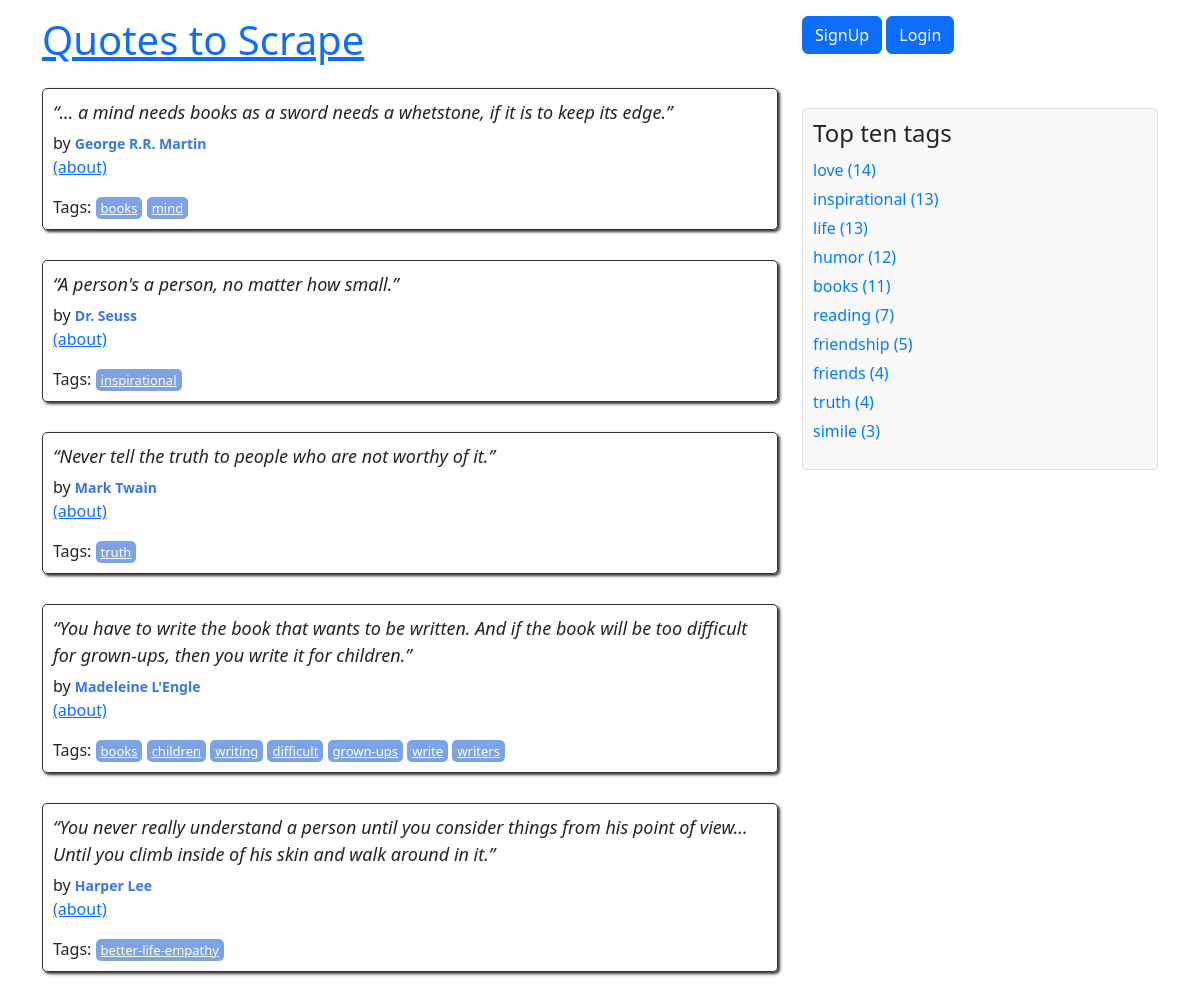
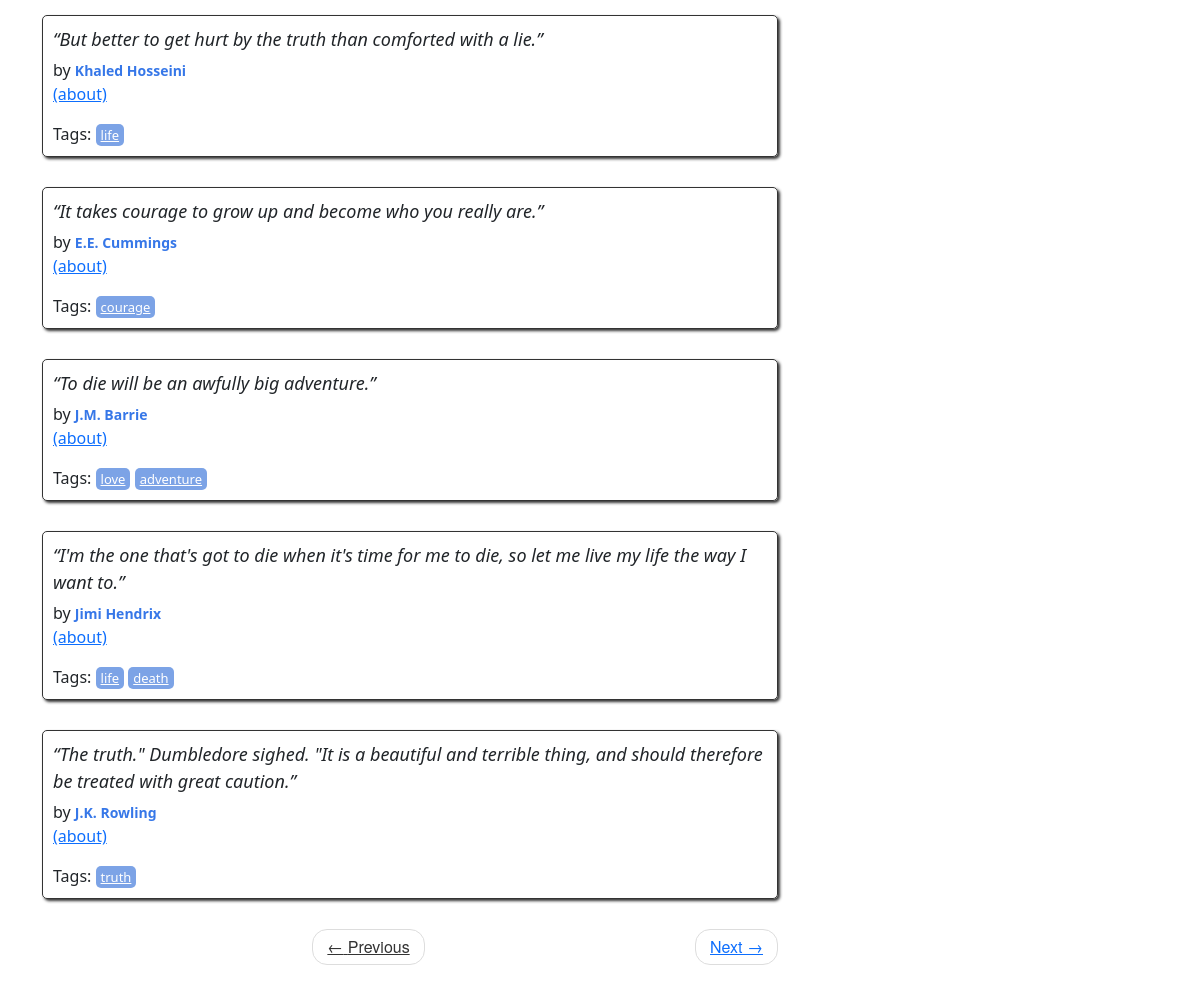
The page / on the database its author committed (2 pictures, top to bottom).
### quotes/models.py (models this page shows, shortened)
class Quote(models.Model):
    quote = models.TextField()
    tags = models.ManyToManyField(Tag)
    author = models.ForeignKey(Author, on_delete=models.CASCADE, default=None, null=True)
    create_at = models.DateTimeField(auto_now_add=True)

class Author(models.Model):
    fullname = models.CharField(max_length=50)
    born_date = models.CharField(max_length=50)
    born_location = models.CharField(max_length=150)
    description = models.TextField()
    create_at = models.DateTimeField(auto_now_add=True)

class Tag(models.Model):
    name = models.CharField(max_length=150, null=False, unique=True)

### quotes/views.py (the view)
# urls.py: path('', views.main, name='home'),
def main(request, page=1):
    quotes = Quote.objects.all().order_by('-create_at')
    per_page = 10
    paginator = Paginator(quotes, per_page)
    quotes_on_page = paginator.page(page)
    top_tags = Tag.objects.annotate(num_quotes=Count('quote')).order_by('-num_quotes')[:10]
    return render(request, 'quotes/index.html', context={'quotes': quotes_on_page, 'top_tags': top_tags})

### quotes/templates/quotes/index.html
{% extends 'quotes/base.html' %}
{% load extract %}
{% block body %}
<div class="row">
    <div class="col-md-8">
        {% for quote in quotes %}
        <div class="quote" itemscope="" itemtype="http://schema.org/CreativeWork">
        <span class="text" itemprop="text">
            {{quote.quote}}
        </span>
            <span>by <small class="author" itemprop="author">{{quote.author.fullname}}</small></span>
                {% if quote.author and quote.author.id %}
                <p><a href="{% url 'quotes:author_detail' author_id=quote.author.id %}">(about)</a></p>
                {% else %}
                <p><strong>Author</strong>: Unknown</p>
                {% endif %}
            <div class="tags">
                Tags:
                {% for tag in quote.tags.all %}
                {% if tag %}
                <a class="tag" href="{% url 'quotes:quotes_by_tag' tag.name %}">{{ tag.name }}</a>
                {% endif %}
                {% endfor %}
            </div>
        </div>
        {% endfor %}
        <nav>
            <ul class="pager">
                <li class="previous">
                    <a class="{% if not quotes.has_previous %} disabled {% endif %}"
                       href="{% if quotes.has_previous %} {% url 'quotes:root_paginate' quotes.previous_page_number %} {% else %} # {% endif %}">
                        <span aria-hidden="true">←</span> Previous
                    </a>
                </li>
                <li class="next">
                    <a class="{% if not quotes.has_next %} disabled {% endif %}"
                       href="{% if quotes.has_next %} {% url 'quotes:root_paginate' quotes.next_page_number %} {% else %} # {% endif %}">
                        Next <span aria-hidden="true">→</span></a>
                </li>
            </ul>
        </nav>
    </div>
    <div class="col-md-4">
        <div class="top-tags">
            <h3>Top ten tags</h3>
            <ul>
                {% for tag in top_tags %}
                <li>
                    <a href="{% url 'quotes:quotes_by_tag' tag.name %}">
                        {{ tag.name }} ({{ tag.num_quotes }})
                    </a>
                </li>
                {% endfor %}
            </ul>
        </div>
    </div>
</div>
{% endblock %}

### quotes/templates/quotes/base.html (shortened to what this page needs)
<!DOCTYPE html>
<html lang="en">
<head>
    <link href="https://cdn.jsdelivr.net/npm/bootstrap@5.3.3/dist/css/bootstrap.min.css" rel="stylesheet"
>
    {% load static %}
    <link rel="stylesheet" href="{% static 'quotes/style.css' %}">
</head>
<body>
<div class="container">
    <div class="row header-box pt-3 mb-3">
        <div class="col-md-8">
            <h1>
                <a href="{% url 'quotes:home' %}">Quotes to Scrape</a>
            </h1>
        </div>
        <div class="col-md-4">
            <p>
                {% if user.is_authenticated %}
                <a href="{% url 'quotes:add_author' %}" class="btn btn-primary">Add author</a>
                <a href="{% url 'quotes:add_quote' %}" class="btn btn-primary">Add quote</a>
            <form method="post" action="{% url 'users:logout' %}" style="display: inline;">
                {% csrf_token %}
                <button type="submit" class="btn btn-primary">Logout</button>
            </form>
            {% else %}
            <a href="{% url 'users:signup' %}" class="btn btn-primary">SignUp</a>
            <a href="{% url 'users:login' %}" class="btn btn-primary">Login</a>
            {% endif %}
            </p>
        </div>
    </div>
    {% block body %} {% endblock %}
</div>
</body>
</html>

### quotes/static/quotes/style.css (style rules this page uses)
.quote { padding: 10px; margin-bottom: 30px; border: 1px solid #333333; border-radius: 5px; box-shadow: 2px 2px 3px #333333; }
.quote span.text { display: block; margin-bottom: 5px; font-size: large; font-style: italic; }
.quote small.author { font-weight: bold; color: #3677E8; }
.quote .tags { margin-top: 10px; }
.tag { padding: 2px 5px; border-radius: 5px; color: white; font-size: small; background-color: #7CA3E6; }
.pager { font-family: "Raleway","Helvetica Neue",Helvetica,Arial,sans-serif; }
.pager { padding-left: 0; margin: 22px 0; list-style: none; text-align: center; }
.pager li { display: inline; }
.pager .next>a, .pager .next>span { float: right; }
.pager li>a, .pager li>span { display: inline-block; padding: 5px 14px; background-color: #ffffff; border: 1px solid #dddddd; border-radius: 15px; }
.disabled { color: #333333; cursor: not-allowed; }
.top-tags { margin-top: 20px; padding: 10px; background-color: #f9f9f9; border: 1px solid #ddd; border-radius: 5px; }
.top-tags h3 { font-size: 1.5em; margin-bottom: 10px; }
.top-tags ul { list-style-type: none; padding: 0; }
.top-tags li { margin-bottom: 5px; }
.top-tags a { text-decoration: none; color: #007bff; }

### rows shown on the page
Quote: quote "“... a mind needs books as a sword needs a whetstone, if it is to keep its edge.”", author.fullname "George R.R. Martin", shows "(about)"
Tag: name "books", num_quotes "11"
Tag: name "mind"
Quote: quote "“A person's a person, no matter how small.”", author.fullname "Dr. Seuss", shows "(about)"
Tag: name "inspirational", num_quotes "13"
Quote: quote "“Never tell the truth to people who are not worthy of it.”", author.fullname "Mark Twain", shows "(about)"
Tag: name "truth", num_quotes "4"
Quote: quote "“You have to write the book that wants to be written. And if the book will be too difficult for grown-ups, then you write it for children.”", author.fullname "Madeleine L'Engle", shows "(about)"
Tag: name "children"
Tag: name "writing"
Tag: name "difficult"
Tag: name "grown-ups"
Tag: name "write"
Tag: name "writers"
Quote: quote "“You never really understand a person until you consider things from his point of view... Until you climb inside of his skin and walk around in it.”", author.fullname "Harper Lee", shows "(about)"
Tag: name "better-life-empathy"
Quote: quote "“But better to get hurt by the truth than comforted with a lie.”", author.fullname "Khaled Hosseini", shows "(about)"
Tag: name "life", num_quotes "13"
Quote: quote "“It takes courage to grow up and become who you really are.”", author.fullname "E.E. Cummings", shows "(about)"
Tag: name "courage"
Quote: quote "“To die will be an awfully big adventure.”", author.fullname "J.M. Barrie", shows "(about)"
Tag: name "love", num_quotes "14"
Tag: name "adventure"
Quote: quote "“I'm the one that's got to die when it's time for me to die, so let me live my life the way I want to.”", author.fullname "Jimi Hendrix", shows "(about)"
Tag: name "death"
Quote: quote "“The truth.\" Dumbledore sighed. \"It is a beautiful and terrible thing, and should therefore be treated with great caution.”", author.fullname "J.K. Rowling", shows "(about)"
Tag: name "humor", num_quotes "12"
Tag: name "reading", num_quotes "7"
Tag: name "friendship", num_quotes "5"
Tag: name "friends", num_quotes "4"
Tag: name "simile", num_quotes "3"
